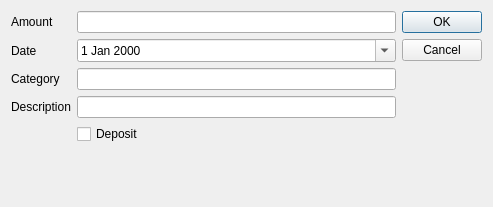
<?xml version="1.0" encoding="UTF-8"?>
<ui version="4.0">
 <class>IncomeDialog</class>
 <widget class="QDialog" name="IncomeDialog">
  <property name="geometry">
   <rect>
    <x>0</x>
    <y>0</y>
    <width>493</width>
    <height>207</height>
   </rect>
  </property>
  <property name="windowTitle">
   <string>New Record</string>
  </property>
  <layout class="QHBoxLayout" name="horizontalLayout">
   <item>
    <layout class="QFormLayout" name="formLayout">
     <item row="0" column="0">
      <widget class="QLabel" name="amount_label">
       <property name="text">
        <string>Amount</string>
       </property>
      </widget>
     </item>
     <item row="0" column="1">
      <widget class="QLineEdit" name="amount_edit"/>
     </item>
     <item row="1" column="0">
      <widget class="QLabel" name="date_label">
       <property name="text">
        <string>Date</string>
       </property>
      </widget>
     </item>
     <item row="1" column="1">
      <widget class="QDateEdit" name="dateEdit">
       <property name="calendarPopup">
        <bool>true</bool>
       </property>
      </widget>
     </item>
     <item row="2" column="0">
      <widget class="QLabel" name="category_label">
       <property name="text">
        <string>Category</string>
       </property>
      </widget>
     </item>
     <item row="2" column="1">
      <widget class="QLineEdit" name="category_edit"/>
     </item>
     <item row="3" column="0">
      <widget class="QLabel" name="description_label">
       <property name="text">
        <string>Description</string>
       </property>
      </widget>
     </item>
     <item row="3" column="1">
      <widget class="QLineEdit" name="description_edit"/>
     </item>
     <item row="4" column="1">
      <widget class="QCheckBox" name="checkBox">
       <property name="text">
        <string>Deposit</string>
       </property>
      </widget>
     </item>
    </layout>
   </item>
   <item>
    <widget class="QDialogButtonBox" name="buttonBox">
     <property name="orientation">
      <enum>Qt::Vertical</enum>
     </property>
     <property name="standardButtons">
      <set>QDialogButtonBox::Cancel|QDialogButtonBox::Ok</set>
     </property>
    </widget>
   </item>
  </layout>
 </widget>
 <resources/>
 <connections>
  <connection>
   <sender>buttonBox</sender>
   <signal>accepted()</signal>
   <receiver>IncomeDialog</receiver>
   <slot>accept()</slot>
   <hints>
    <hint type="sourcelabel">
     <x>486</x>
     <y>202</y>
    </hint>
    <hint type="destinationlabel">
     <x>157</x>
     <y>199</y>
    </hint>
   </hints>
  </connection>
  <connection>
   <sender>buttonBox</sender>
   <signal>rejected()</signal>
   <receiver>IncomeDialog</receiver>
   <slot>reject()</slot>
   <hints>
    <hint type="sourcelabel">
     <x>416</x>
     <y>195</y>
    </hint>
    <hint type="destinationlabel">
     <x>286</x>
     <y>199</y>
    </hint>
   </hints>
  </connection>
 </connections>
</ui>
